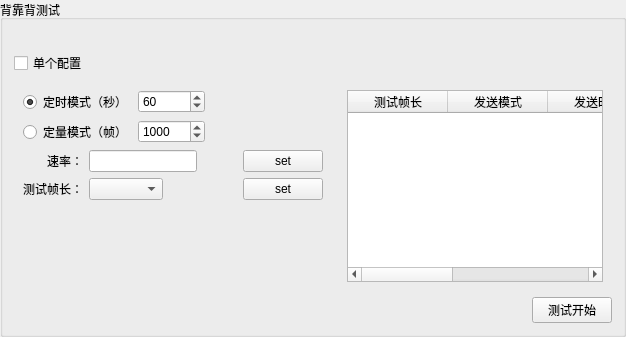
           <widget class="QGroupBox" name="gBoxBackToBack">
            <property name="title">
             <string>背靠背测试</string>
            </property>
            <layout class="QGridLayout" name="gridLayout_17" rowstretch="0,1,0,0">
             <item row="2" column="0">
              <layout class="QVBoxLayout" name="verticalLayout_6">
               <item>
                <layout class="QHBoxLayout" name="horizontalLayout_22" stretch="0,1">
                 <item>
                  <widget class="QWidget" name="gBoxSameConfigBackToBack" native="true">
                   <layout class="QVBoxLayout" name="verticalLayout_10">
                    <item>
                     <layout class="QGridLayout" name="gridLayout_11">
                      <item row="0" column="1">
                       <widget class="QSpinBox" name="sBoxTimeBtoB">
                        <property name="maximum">
                         <number>10000</number>
                        </property>
                        <property name="value">
                         <number>60</number>
                        </property>
                       </widget>
                      </item>
                      <item row="0" column="0">
                       <widget class="QRadioButton" name="rBtnTime_BtoB">
                        <property name="text">
                         <string>定时模式（秒）</string>
                        </property>
                        <property name="checked">
                         <bool>true</bool>
                        </property>
                        <attribute name="buttonGroup">
                         <string notr="true">buttonGroup_4</string>
                        </attribute>
                       </widget>
                      </item>
                      <item row="1" column="1">
                       <widget class="QSpinBox" name="sBoxCountBtoB">
                        <property name="maximum">
                         <number>100000</number>
                        </property>
                        <property name="value">
                         <number>1000</number>
                        </property>
                       </widget>
                      </item>
                      <item row="1" column="0">
                       <widget class="QRadioButton" name="rBtnCount_BtoB">
                        <property name="text">
                         <string>定量模式（帧）</string>
                        </property>
                        <attribute name="buttonGroup">
                         <string notr="true">buttonGroup_4</string>
                        </attribute>
                       </widget>
                      </item>
                      <item row="0" column="2">
                       <spacer name="horizontalSpacer_7">
                        <property name="orientation">
                         <enum>Qt::Horizontal</enum>
                        </property>
                        <property name="sizeHint" stdset="0">
                         <size>
                          <width>40</width>
                          <height>20</height>
                         </size>
                        </property>
                       </spacer>
                      </item>
                     </layout>
                    </item>
                    <item>
                     <layout class="QGridLayout" name="gridLayout_13">
                      <item row="0" column="0">
                       <widget class="QLabel" name="label_12">
                        <property name="text">
                         <string>速率：</string>
                        </property>
                        <property name="alignment">
                         <set>Qt::AlignRight|Qt::AlignTrailing|Qt::AlignVCenter</set>
                        </property>
                       </widget>
                      </item>
                      <item row="1" column="0">
                       <widget class="QLabel" name="label_14">
                        <property name="text">
                         <string>测试帧长：</string>
                        </property>
                        <property name="alignment">
                         <set>Qt::AlignRight|Qt::AlignTrailing|Qt::AlignVCenter</set>
                        </property>
                       </widget>
                      </item>
                      <item row="0" column="1">
                       <layout class="QHBoxLayout" name="horizontalLayout_9" stretch="0,1,0">
                        <item>
                         <widget class="QLineEdit" name="lineEditSpeedBtoB"/>
                        </item>
                        <item>
                         <spacer name="horizontalSpacer_9">
                          <property name="orientation">
                           <enum>Qt::Horizontal</enum>
                          </property>
                          <property name="sizeHint" stdset="0">
                           <size>
                            <width>40</width>
                            <height>20</height>
                           </size>
                          </property>
                         </spacer>
                        </item>
                        <item>
                         <widget class="QPushButton" name="tBtnSetSpeedBtoB">
                          <property name="text">
                           <string>set</string>
                          </property>
                         </widget>
                        </item>
                       </layout>
                      </item>
                      <item row="1" column="1">
                       <layout class="QHBoxLayout" name="horizontalLayout_11" stretch="1,1,0">
                        <item>
                         <widget class="MultiComboBox" name="comBoxFrameLengthBtoB"/>
                        </item>
                        <item>
                         <spacer name="horizontalSpacer_20">
                          <property name="orientation">
                           <enum>Qt::Horizontal</enum>
                          </property>
                          <property name="sizeHint" stdset="0">
                           <size>
                            <width>40</width>
                            <height>20</height>
                           </size>
                          </property>
                         </spacer>
                        </item>
                        <item>
                         <widget class="QPushButton" name="tBtnSetFrameLengthBtoB">
                          <property name="text">
                           <string>set</string>
                          </property>
                         </widget>
                        </item>
                       </layout>
                      </item>
                     </layout>
                    </item>
                    <item>
                     <spacer name="verticalSpacer_3">
                      <property name="orientation">
                       <enum>Qt::Vertical</enum>
                      </property>
                      <property name="sizeHint" stdset="0">
                       <size>
                        <width>20</width>
                        <height>40</height>
                       </size>
                      </property>
                     </spacer>
                    </item>
                   </layout>
                  </widget>
                 </item>
                 <item>
                  <widget class="QWidget" name="gBoxOneConfigBackToBack" native="true">
                   <layout class="QGridLayout" name="gridLayout_25">
                    <item row="0" column="1">
                     <widget class="MyTableWidget" name="backToBackConfigData">
                      <column>
                       <property name="text">
                        <string>测试帧长</string>
                       </property>
                      </column>
                      <column>
                       <property name="text">
                        <string>发送模式</string>
                       </property>
                      </column>
                      <column>
                       <property name="text">
                        <string>发送时长</string>
                       </property>
                      </column>
                      <column>
                       <property name="text">
                        <string>发送数量</string>
                       </property>
                      </column>
                      <column>
                       <property name="text">
                        <string>初始速率</string>
                       </property>
                      </column>
                     </widget>
                    </item>
                   </layout>
                  </widget>
                 </item>
                </layout>
               </item>
              </layout>
             </item>
             <item row="1" column="0">
              <layout class="QHBoxLayout" name="horizontalLayout_25">
               <item>
                <widget class="QCheckBox" name="cBoxOneBackToBack">
                 <property name="text">
                  <string>单个配置</string>
                 </property>
                </widget>
               </item>
               <item>
                <spacer name="horizontalSpacer_23">
                 <property name="orientation">
                  <enum>Qt::Horizontal</enum>
                 </property>
                 <property name="sizeHint" stdset="0">
                  <size>
                   <width>40</width>
                   <height>20</height>
                  </size>
                 </property>
                </spacer>
               </item>
              </layout>
             </item>
             <item row="3" column="0">
              <layout class="QHBoxLayout" name="horizontalLayout_15">
               <item>
                <spacer name="horizontalSpacer_13">
                 <property name="orientation">
                  <enum>Qt::Horizontal</enum>
                 </property>
                 <property name="sizeHint" stdset="0">
                  <size>
                   <width>40</width>
                   <height>20</height>
                  </size>
                 </property>
                </spacer>
               </item>
               <item>
                <widget class="QPushButton" name="BtnStartBtoB">
                 <property name="text">
                  <string>测试开始</string>
                 </property>
                </widget>
               </item>
              </layout>
             </item>
             <item row="0" column="0">
              <spacer name="horizontalSpacer_29">
               <property name="orientation">
                <enum>Qt::Horizontal</enum>
               </property>
               <property name="sizeHint" stdset="0">
                <size>
                 <width>40</width>
                 <height>20</height>
                </size>
               </property>
              </spacer>
             </item>
            </layout>
           </widget>
